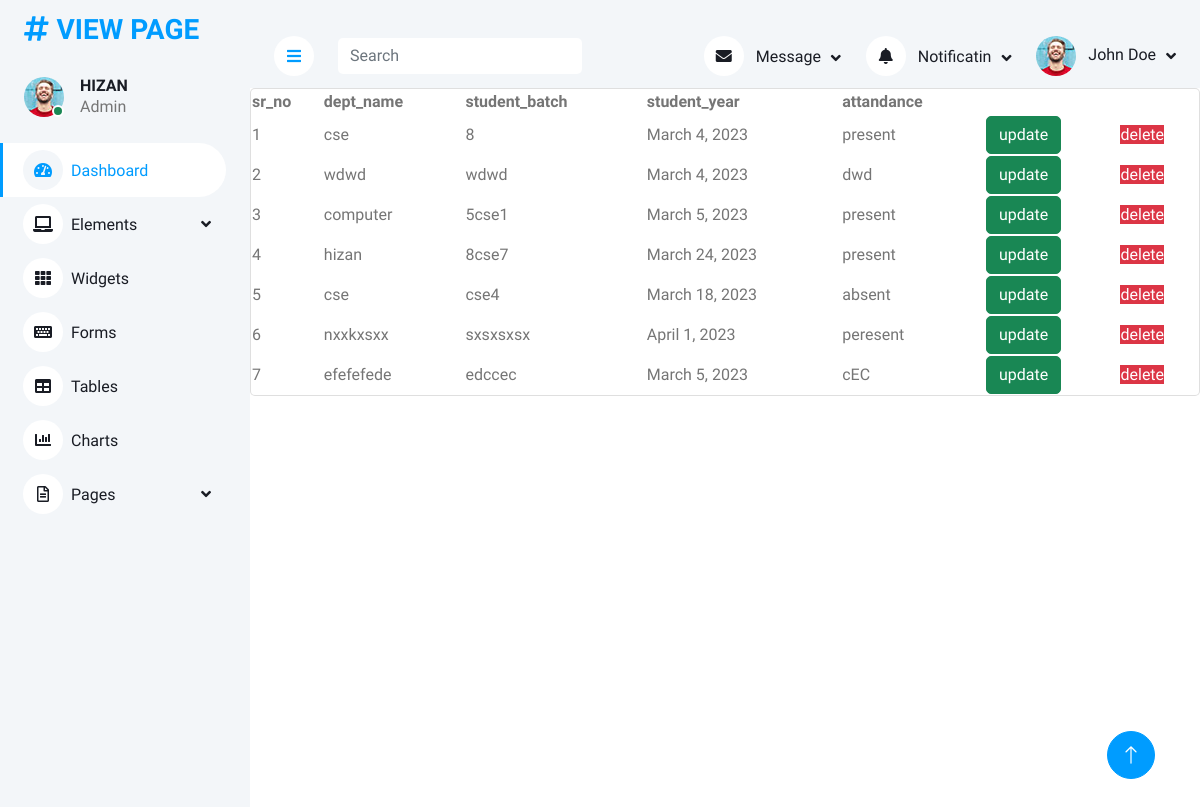
The app's page /view_attandance1 with its own data.
### app1/models.py (models this page shows, shortened)
class attandance(models.Model):
    studentdept=models.CharField(max_length=100)
    studentbatch=models.CharField(max_length=100)
    studentyear=models.DateField()
    attandance=models.CharField(max_length=100)

### app1/views.py (the view)
# urls.py: path('view_attandance1', views.view_attandance1, name='view_attandance1'),
def view_attandance1(request):
    data=attandance.objects.all()
    return render(request,'3rdpage.html',{'data':data})

### templates/3rdpage.html (shortened to what this page needs)
<!DOCTYPE html>
{% load static %}
<html lang="en">
<head>
    <link href="https://cdnjs.cloudflare.com/ajax/libs/font-awesome/5.10.0/css/all.min.css" rel="stylesheet">
    <link href="https://cdn.jsdelivr.net/npm/bootstrap-icons@1.4.1/font/bootstrap-icons.css" rel="stylesheet">
    <link href="{% static '2ndstatic/lib/owlcarousel/assets/owl.carousel.min.css' %}" rel="stylesheet">
    <link href="{% static '2ndstatic/lib/tempusdominus/css/tempusdominus-bootstrap-4.min.css' %}" rel="stylesheet" />
    <link href="{% static '2ndstatic/css/bootstrap.min.css' %}" rel="stylesheet">
    <link href="{% static '2ndstatic/css/style.css' %}" rel="stylesheet">
</head>
<body>
        <div class="sidebar pe-4 pb-3">
            <nav class="navbar bg-light navbar-light">
                <a href="index.html" class="navbar-brand mx-4 mb-3">
                    <h3 class="text-primary"><i class="fa fa-hashtag me-2"></i>VIEW PAGE </h3>
                </a>
                <div class="d-flex align-items-center ms-4 mb-4">
                    <div class="position-relative">
                        <img class="rounded-circle" src="{% static '2ndstatic/img/user.jpg' %}" alt="" style="width: 40px; height: 40px;">
                        <div class="bg-success rounded-circle border border-2 border-white position-absolute end-0 bottom-0 p-1"></div>
                    </div>
                    <div class="ms-3">
                        <h6 class="mb-0">HIZAN</h6>
                        <span>Admin</span>
                    </div>
                </div>
                <div class="navbar-nav w-100">
                    <a href="index.html" class="nav-item nav-link active"><i class="fa fa-tachometer-alt me-2"></i>Dashboard</a>
                    <div class="nav-item dropdown">
                        <a href="#" class="nav-link dropdown-toggle" data-bs-toggle="dropdown"><i class="fa fa-laptop me-2"></i>Elements</a>
                    </div>
                    <a href="widget.html" class="nav-item nav-link"><i class="fa fa-th me-2"></i>Widgets</a>
                    <a href="form.html" class="nav-item nav-link"><i class="fa fa-keyboard me-2"></i>Forms</a>
                    <a href="table.html" class="nav-item nav-link"><i class="fa fa-table me-2"></i>Tables</a>
                    <a href="chart.html" class="nav-item nav-link"><i class="fa fa-chart-bar me-2"></i>Charts</a>
                    <div class="nav-item dropdown">
                        <a href="#" class="nav-link dropdown-toggle" data-bs-toggle="dropdown"><i class="far fa-file-alt me-2"></i>Pages</a>
                    </div>
                </div>
            </nav>
        </div>
         Content Start
        <div class="content">
            <nav class="navbar navbar-expand bg-light navbar-light sticky-top px-4 py-0">
                <a href="#" class="sidebar-toggler flex-shrink-0">
                    <i class="fa fa-bars"></i>
                </a>
                <form class="d-none d-md-flex ms-4">
                    <input class="form-control border-0" type="search" placeholder="Search">
                </form>
                <div class="navbar-nav align-items-center ms-auto">
                    <div class="nav-item dropdown">
                        <a href="#" class="nav-link dropdown-toggle" data-bs-toggle="dropdown">
                            <i class="fa fa-envelope me-lg-2"></i>
                            <span class="d-none d-lg-inline-flex">Message</span>
                        </a>
                    </div>
                    <div class="nav-item dropdown">
                        <a href="#" class="nav-link dropdown-toggle" data-bs-toggle="dropdown">
                            <i class="fa fa-bell me-lg-2"></i>
                            <span class="d-none d-lg-inline-flex">Notificatin</span>
                        </a>
                    </div>
                    <div class="nav-item dropdown">
                        <a href="#" class="nav-link dropdown-toggle" data-bs-toggle="dropdown">
                            <img class="rounded-circle me-lg-2" src="{% static '2ndstatic/img/user.jpg' %}" alt="" style="width: 40px; height: 40px;">
                            <span class="d-none d-lg-inline-flex">John Doe</span>
                        </a>
                    </div>
                </div>
            </nav>
<div class="card">
    <table>
    <thead>
    <tr>
    <th>sr_no</th>
        <th>dept_name</th>
    <th>student_batch</th>
    <th>student_year</th>
        <th>attandance</th>
    </tr>
    </thead>
     <tbody>
    {% for i in data %}
    <tr>
    <td>{{forloop.counter}}</td>
    <td>{{i.studentdept}}</td>
    <td>{{i.studentbatch}}</td>
    <td>{{i.studentyear}}</td>
    <td>{{i.attandance}}</td>
                <td><a class="btn btn-success"  href="{% url 'update_attandance1' i.id %}">update</a></td>
        <td><a class="bt btn-danger" href="{% url 'delete_attandance1' i.id %}" >delete</a></td>
     </tr>
     {% endfor %}
    </tbody>
</table>
</div>
        </div>
        <a href="#" class="btn btn-lg btn-primary btn-lg-square back-to-top"><i class="bi bi-arrow-up"></i></a>
</body>
</html>

### static/2ndstatic/css/style.css (style rules this page uses)
:root { --primary: #009CFF; --light: #F3F6F9; --dark: #191C24; }
.back-to-top { position: fixed; display: none; right: 45px; bottom: 45px; z-index: 99; }
.btn { transition: .5s; }
.btn.btn-primary { color: #FFFFFF; }
.btn-lg-square { width: 48px; height: 48px; }
.btn-square, .btn-sm-square, .btn-lg-square { padding: 0; display: inline-flex; align-items: center; justify-content: center; font-weight: normal; border-radius: 50px; }
.sidebar { position: fixed; top: 0; left: 0; bottom: 0; width: 250px; height: 100vh; overflow-y: auto; background: var(--light); transition: 0.5s; z-index: 999; }
.content { margin-left: 250px; min-height: 100vh; background: #FFFFFF; transition: 0.5s; }
@media (min-width: 992px) { .sidebar { margin-left: 0; } }
@media (min-width: 992px) { .content { width: calc(100% - 250px); } }
.sidebar .navbar .navbar-nav .nav-link { padding: 7px 20px; color: var(--dark); font-weight: 500; border-left: 3px solid var(--light); border-radius: 0 30px 30px 0; outline: none; }
.sidebar .navbar .navbar-nav .nav-link:hover, .sidebar .navbar .navbar-nav .nav-link.active { color: var(--primary); background: #FFFFFF; border-color: var(--primary); }
.sidebar .navbar .navbar-nav .nav-link i { width: 40px; height: 40px; display: inline-flex; align-items: center; justify-content: center; background: #FFFFFF; border-radius: 40px; }
.sidebar .navbar .navbar-nav .nav-link:hover i, .sidebar .navbar .navbar-nav .nav-link.active i { background: var(--light); }
.sidebar .navbar .dropdown-toggle::after { position: absolute; top: 15px; right: 15px; border: none; content: "\f107"; font-family: "Font Awesome 5 Free"; font-weight: 900; transition: .5s; }
.content .navbar .navbar-nav .nav-link { margin-left: 25px; padding: 12px 0; color: var(--dark); outline: none; }
.content .navbar .sidebar-toggler, .content .navbar .navbar-nav .nav-link i { width: 40px; height: 40px; display: inline-flex; align-items: center; justify-content: center; background: #FFFFFF; border-radius: 40px; }
.content .navbar .dropdown-toggle::after { margin-left: 6px; vertical-align: middle; border: none; content: "\f107"; font-family: "Font Awesome 5 Free"; font-weight: 900; transition: .5s; }

### records on screen
attandance: studentdept "cse", studentbatch "8", studentyear "March 4, 2023", attandance "present"
attandance: studentdept "wdwd", studentbatch "wdwd", studentyear "March 4, 2023", attandance "dwd"
attandance: studentdept "computer", studentbatch "5cse1", studentyear "March 5, 2023", attandance "present"
attandance: studentdept "hizan", studentbatch "8cse7", studentyear "March 24, 2023", attandance "present"
attandance: studentdept "cse", studentbatch "cse4", studentyear "March 18, 2023", attandance "absent"
attandance: studentdept "nxxkxsxx", studentbatch "sxsxsxsx", studentyear "April 1, 2023", attandance "peresent"
attandance: studentdept "efefefede", studentbatch "edccec", studentyear "March 5, 2023", attandance "cEC"
